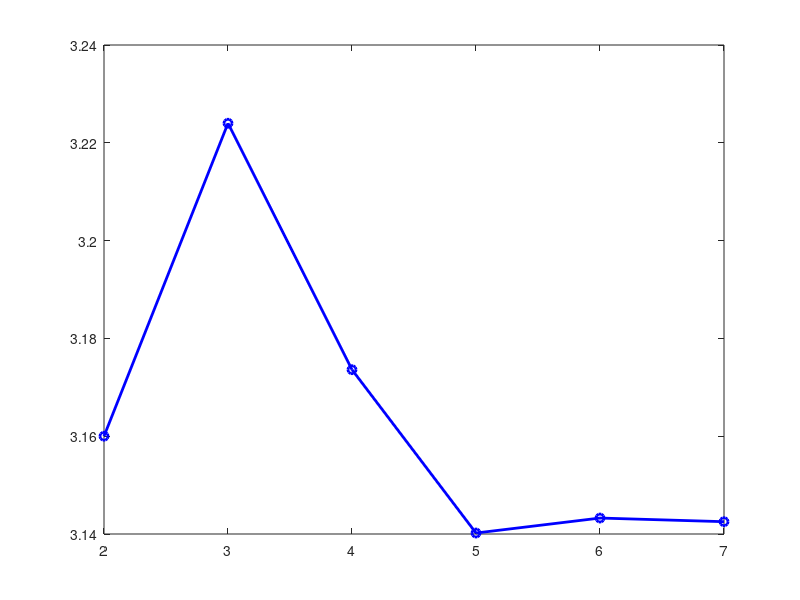

Source code (MATLAB): (Note: this script raises an error after producing the figure.)
% AMS 595 - Assignment1

% Monte Carlo estimation of π

% I have taken points on the log-scale
% (More number of points will help to get closer to PI)
num_points = [10^2, 10^3, 10^4, 10^5, 10^6, 10^7];

% Initializing the arrays
pi_estimates = zeros(size(num_points));
deviation = zeros(size(num_points));
time_taken = zeros(size(num_points));

true_pi = pi; % True value of π

for i = 1:length(num_points)
    N = num_points(i);
    
    % Start timing
    tic;
    
    % Using the rand function to generate random points (x, y) between [0, 1]
    x = rand(1, N);
    y = rand(1, N);
    
    % This will check if points fall within the quarter circle
    inside_circle = (x.^2 + y.^2) <= 1; % Similar to conditinoal selection
    
    % Estimating π based on the ratio of points inside the circle
    pi_estimates(i) = 4 * sum(inside_circle) / N;
    
    % Stop timing
    time_taken(i) = toc;
    
    % Computing deviation from the true value of π
    deviation(i) = abs(pi_estimates(i) - true_pi);
end

% I will be saving (using 'saveas' command) the figures, 
% so that it can be included in the report and github. 

% 1. Plotting Estimated value of π versus the number of points
figure;
plot(log10(num_points), pi_estimates, 'b-o', 'LineWidth', 2);
hold on;
yline(true_pi, '--r', 'LineWidth', 2);
title('Estimated value of \pi versus Number of Points');
xlabel('log_{10}(Number of Points)');
ylabel('Estimated \pi');
legend('Estimated \pi', 'True \pi');
grid on;

% Saving the first figure as .png
saveas(gcf, 'Result_Files\pi_estimation_plot.png');

% 2. Plotting Deviation of Estimated π from True Value
figure;
plot(log10(num_points), deviation, 'g-o', 'LineWidth', 2);
title('Deviation of Estimated \pi from True Value');
xlabel('log_{10}(Number of Points)');
ylabel('Deviation');
legend('Deviation');
grid on;

% Saving the second figure as .png
saveas(gcf, 'Result_Files\pi_deviation_plot.png');

% 3. Plotting Execution Time versus Number of Points
figure;
plot(log10(num_points), time_taken, 'r-o', 'LineWidth', 2);
xlabel('log_{10}(Number of Points)');
ylabel('Execution Time (seconds)');
title('Execution Time versus Number of Points');
grid on;

% Saving the third figure as .png
saveas(gcf, 'Result_Files\execution_time_plot.png');

% 4. Plotting Precision versus Computational Cost
figure;
plot(time_taken, deviation, 'k-o', 'LineWidth', 2);
xlabel('Execution Time (seconds)');
ylabel('Deviation');
title('Precision versus Computational Cost');
grid on;

% Saving the fourth figure as .png
saveas(gcf, 'Result_Files\precision_vs_cost_plot.png');
